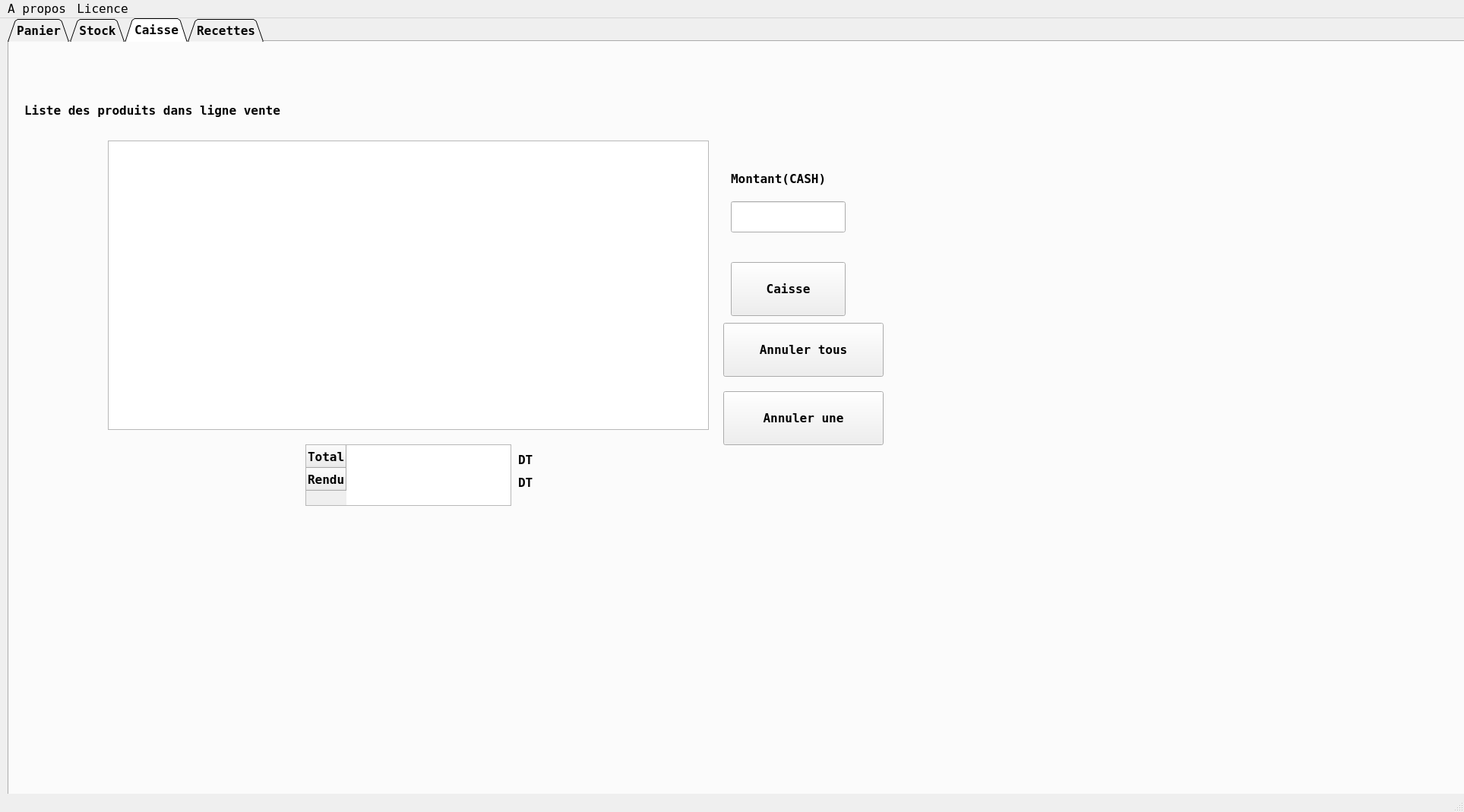
<?xml version="1.0" encoding="UTF-8"?>
<ui version="4.0">
 <class>gas</class>
 <widget class="QMainWindow" name="gas">
  <property name="geometry">
   <rect>
    <x>0</x>
    <y>0</y>
    <width>1927</width>
    <height>1069</height>
   </rect>
  </property>
  <property name="font">
   <font>
    <family>NSimSun</family>
    <pointsize>12</pointsize>
   </font>
  </property>
  <property name="windowTitle">
   <string>Gestion des Ventes Commerical</string>
  </property>
  <property name="windowIcon">
   <iconset>
    <normaloff>../gas.ico</normaloff>../gas.ico</iconset>
  </property>
  <property name="toolButtonStyle">
   <enum>Qt::ToolButtonIconOnly</enum>
  </property>
  <property name="tabShape">
   <enum>QTabWidget::Triangular</enum>
  </property>
  <widget class="QWidget" name="centralwidget">
   <widget class="QTabWidget" name="itemsGas">
    <property name="geometry">
     <rect>
      <x>10</x>
      <y>0</y>
      <width>1921</width>
      <height>1051</height>
     </rect>
    </property>
    <property name="font">
     <font>
      <pointsize>12</pointsize>
      <weight>75</weight>
      <bold>true</bold>
     </font>
    </property>
    <property name="autoFillBackground">
     <bool>false</bool>
    </property>
    <property name="styleSheet">
     <string notr="true"/>
    </property>
    <property name="inputMethodHints">
     <set>Qt::ImhLowercaseOnly</set>
    </property>
    <property name="tabShape">
     <enum>QTabWidget::Triangular</enum>
    </property>
    <property name="currentIndex">
     <number>2</number>
    </property>
    <property name="iconSize">
     <size>
      <width>32</width>
      <height>32</height>
     </size>
    </property>
    <property name="elideMode">
     <enum>Qt::ElideNone</enum>
    </property>
    <widget class="QWidget" name="prod">
     <attribute name="icon">
      <iconset>
       <normaloff>icons/shopping-cart.png</normaloff>icons/shopping-cart.png</iconset>
     </attribute>
     <attribute name="title">
      <string>Panier</string>
     </attribute>
     <widget class="QWidget" name="formLayoutWidget">
      <property name="geometry">
       <rect>
        <x>220</x>
        <y>40</y>
        <width>312</width>
        <height>71</height>
       </rect>
      </property>
      <layout class="QFormLayout" name="formLayout">
       <property name="horizontalSpacing">
        <number>10</number>
       </property>
       <property name="verticalSpacing">
        <number>10</number>
       </property>
       <property name="topMargin">
        <number>10</number>
       </property>
       <item row="0" column="1">
        <widget class="QLineEdit" name="rech">
         <property name="font">
          <font>
           <pointsize>12</pointsize>
           <weight>75</weight>
           <bold>true</bold>
          </font>
         </property>
         <property name="cursorPosition">
          <number>0</number>
         </property>
        </widget>
       </item>
       <item row="0" column="0">
        <widget class="QLabel" name="label">
         <property name="font">
          <font>
           <pointsize>14</pointsize>
           <weight>75</weight>
           <bold>true</bold>
          </font>
         </property>
         <property name="text">
          <string>Recherche</string>
         </property>
        </widget>
       </item>
      </layout>
     </widget>
     <widget class="QLabel" name="pllist">
      <property name="geometry">
       <rect>
        <x>10</x>
        <y>50</y>
        <width>241</width>
        <height>21</height>
       </rect>
      </property>
      <property name="font">
       <font>
        <pointsize>12</pointsize>
        <weight>75</weight>
        <bold>true</bold>
       </font>
      </property>
      <property name="text">
       <string>List des Produits</string>
      </property>
     </widget>
     <widget class="QTableWidget" name="stock">
      <property name="geometry">
       <rect>
        <x>20</x>
        <y>100</y>
        <width>1111</width>
        <height>531</height>
       </rect>
      </property>
      <property name="styleSheet">
       <string notr="true"/>
      </property>
      <property name="frameShape">
       <enum>QFrame::NoFrame</enum>
      </property>
      <property name="frameShadow">
       <enum>QFrame::Sunken</enum>
      </property>
      <property name="lineWidth">
       <number>7</number>
      </property>
      <property name="editTriggers">
       <set>QAbstractItemView::SelectedClicked</set>
      </property>
      <property name="selectionMode">
       <enum>QAbstractItemView::SingleSelection</enum>
      </property>
      <property name="selectionBehavior">
       <enum>QAbstractItemView::SelectRows</enum>
      </property>
      <attribute name="horizontalHeaderDefaultSectionSize">
       <number>217</number>
      </attribute>
      <column>
       <property name="text">
        <string>Nom</string>
       </property>
      </column>
      <column>
       <property name="text">
        <string>Description</string>
       </property>
      </column>
      <column>
       <property name="text">
        <string>Prix Unitaire</string>
       </property>
      </column>
      <column>
       <property name="text">
        <string>Quantité</string>
       </property>
      </column>
      <column>
       <property name="text">
        <string>Reference</string>
       </property>
      </column>
     </widget>
     <widget class="QPushButton" name="caisseAjoute">
      <property name="geometry">
       <rect>
        <x>780</x>
        <y>40</y>
        <width>311</width>
        <height>51</height>
       </rect>
      </property>
      <property name="text">
       <string>Ajouter a la caisse</string>
      </property>
      <property name="icon">
       <iconset>
        <normaloff>icons/add-to-cart.png</normaloff>icons/add-to-cart.png</iconset>
      </property>
      <property name="iconSize">
       <size>
        <width>32</width>
        <height>32</height>
       </size>
      </property>
      <property name="checkable">
       <bool>false</bool>
      </property>
     </widget>
     <widget class="QScrollArea" name="scrollArea_2">
      <property name="geometry">
       <rect>
        <x>1150</x>
        <y>120</y>
        <width>751</width>
        <height>851</height>
       </rect>
      </property>
      <property name="widgetResizable">
       <bool>true</bool>
      </property>
      <widget class="QWidget" name="scrollAreaWidgetContents_2">
       <property name="geometry">
        <rect>
         <x>0</x>
         <y>0</y>
         <width>749</width>
         <height>849</height>
        </rect>
       </property>
       <widget class="QWidget" name="gridLayoutWidget_2">
        <property name="geometry">
         <rect>
          <x>10</x>
          <y>10</y>
          <width>731</width>
          <height>831</height>
         </rect>
        </property>
        <layout class="QGridLayout" name="itemsemb"/>
       </widget>
      </widget>
     </widget>
     <widget class="QLabel" name="label_12">
      <property name="geometry">
       <rect>
        <x>1170</x>
        <y>40</y>
        <width>161</width>
        <height>51</height>
       </rect>
      </property>
      <property name="text">
       <string>Ajout Rapide</string>
      </property>
     </widget>
    </widget>
    <widget class="QWidget" name="admin">
     <attribute name="icon">
      <iconset>
       <normaloff>icons/loads.png</normaloff>icons/loads.png</iconset>
     </attribute>
     <attribute name="title">
      <string>Stock</string>
     </attribute>
     <widget class="QWidget" name="gridLayoutWidget">
      <property name="geometry">
       <rect>
        <x>10</x>
        <y>20</y>
        <width>1741</width>
        <height>171</height>
       </rect>
      </property>
      <layout class="QGridLayout" name="gridLayout">
       <item row="0" column="1">
        <widget class="QPushButton" name="modifier">
         <property name="text">
          <string>Modifier un produit</string>
         </property>
         <property name="icon">
          <iconset>
           <normaloff>icons/edit.png</normaloff>icons/edit.png</iconset>
         </property>
         <property name="iconSize">
          <size>
           <width>32</width>
           <height>32</height>
          </size>
         </property>
        </widget>
       </item>
       <item row="0" column="2">
        <widget class="QPushButton" name="supprime">
         <property name="text">
          <string>Supprimer un produit</string>
         </property>
         <property name="icon">
          <iconset>
           <normaloff>icons/delete.png</normaloff>icons/delete.png</iconset>
         </property>
         <property name="iconSize">
          <size>
           <width>32</width>
           <height>32</height>
          </size>
         </property>
        </widget>
       </item>
       <item row="0" column="0">
        <widget class="QPushButton" name="ajoute">
         <property name="text">
          <string>Ajouter un produit</string>
         </property>
         <property name="icon">
          <iconset>
           <normaloff>icons/add-product.png</normaloff>icons/add-product.png</iconset>
         </property>
         <property name="iconSize">
          <size>
           <width>32</width>
           <height>32</height>
          </size>
         </property>
        </widget>
       </item>
       <item row="0" column="4">
        <widget class="QPushButton" name="ajoutmasse">
         <property name="text">
          <string>Ajouter des produits avec un fichier .csv</string>
         </property>
         <property name="icon">
          <iconset>
           <normaloff>icons/add.png</normaloff>icons/add.png</iconset>
         </property>
         <property name="iconSize">
          <size>
           <width>32</width>
           <height>32</height>
          </size>
         </property>
        </widget>
       </item>
       <item row="0" column="3">
        <widget class="QPushButton" name="deleteall">
         <property name="text">
          <string>Supprimer tous les produits</string>
         </property>
         <property name="icon">
          <iconset>
           <normaloff>icons/icons8-delete-all-48.png</normaloff>icons/icons8-delete-all-48.png</iconset>
         </property>
         <property name="iconSize">
          <size>
           <width>32</width>
           <height>32</height>
          </size>
         </property>
        </widget>
       </item>
      </layout>
     </widget>
     <widget class="QWidget" name="formLayoutWidget_2">
      <property name="geometry">
       <rect>
        <x>10</x>
        <y>200</y>
        <width>421</width>
        <height>51</height>
       </rect>
      </property>
      <layout class="QFormLayout" name="formLayout_2">
       <property name="horizontalSpacing">
        <number>10</number>
       </property>
       <property name="verticalSpacing">
        <number>10</number>
       </property>
       <property name="topMargin">
        <number>10</number>
       </property>
       <item row="0" column="0">
        <widget class="QLabel" name="label_2">
         <property name="font">
          <font>
           <pointsize>14</pointsize>
           <weight>75</weight>
           <bold>true</bold>
          </font>
         </property>
         <property name="text">
          <string>Recherche</string>
         </property>
        </widget>
       </item>
       <item row="0" column="1">
        <widget class="QLineEdit" name="rech2">
         <property name="font">
          <font>
           <pointsize>12</pointsize>
           <weight>75</weight>
           <bold>true</bold>
          </font>
         </property>
        </widget>
       </item>
      </layout>
     </widget>
     <widget class="QTableWidget" name="stockadm">
      <property name="geometry">
       <rect>
        <x>10</x>
        <y>260</y>
        <width>1091</width>
        <height>691</height>
       </rect>
      </property>
      <property name="frameShape">
       <enum>QFrame::NoFrame</enum>
      </property>
      <property name="frameShadow">
       <enum>QFrame::Sunken</enum>
      </property>
      <property name="lineWidth">
       <number>7</number>
      </property>
      <property name="editTriggers">
       <set>QAbstractItemView::SelectedClicked</set>
      </property>
      <property name="selectionMode">
       <enum>QAbstractItemView::SingleSelection</enum>
      </property>
      <property name="selectionBehavior">
       <enum>QAbstractItemView::SelectRows</enum>
      </property>
      <attribute name="horizontalHeaderDefaultSectionSize">
       <number>217</number>
      </attribute>
      <column>
       <property name="text">
        <string>Nom</string>
       </property>
      </column>
      <column>
       <property name="text">
        <string>Description</string>
       </property>
      </column>
      <column>
       <property name="text">
        <string>Prix Unitaire</string>
       </property>
      </column>
      <column>
       <property name="text">
        <string>Quantité</string>
       </property>
      </column>
      <column>
       <property name="text">
        <string>Reference</string>
       </property>
      </column>
     </widget>
     <widget class="QWidget" name="formLayoutWidget_4">
      <property name="geometry">
       <rect>
        <x>440</x>
        <y>210</y>
        <width>211</width>
        <height>41</height>
       </rect>
      </property>
      <layout class="QFormLayout" name="formLayout_4">
       <item row="0" column="0">
        <widget class="QLabel" name="label_13">
         <property name="text">
          <string>Quantité &gt;=</string>
         </property>
        </widget>
       </item>
       <item row="0" column="1">
        <widget class="QLineEdit" name="quantitefiltre"/>
       </item>
      </layout>
     </widget>
     <widget class="QWidget" name="formLayoutWidget_5">
      <property name="geometry">
       <rect>
        <x>650</x>
        <y>210</y>
        <width>206</width>
        <height>41</height>
       </rect>
      </property>
      <layout class="QFormLayout" name="formLayout_5">
       <item row="0" column="0">
        <widget class="QLabel" name="label_14">
         <property name="text">
          <string>Reference</string>
         </property>
        </widget>
       </item>
       <item row="0" column="1">
        <widget class="QLineEdit" name="reffiltre"/>
       </item>
      </layout>
     </widget>
     <widget class="QWidget" name="gridLayoutWidget_3">
      <property name="geometry">
       <rect>
        <x>860</x>
        <y>200</y>
        <width>406</width>
        <height>58</height>
       </rect>
      </property>
      <layout class="QGridLayout" name="gridLayout_2">
       <item row="1" column="1">
        <widget class="QCheckBox" name="prixcroitfiltre">
         <property name="text">
          <string>Croissant</string>
         </property>
        </widget>
       </item>
       <item row="1" column="0">
        <widget class="QLabel" name="label_15">
         <property name="text">
          <string>Prix</string>
         </property>
        </widget>
       </item>
       <item row="1" column="2">
        <widget class="QCheckBox" name="prixdecroitfiltre">
         <property name="text">
          <string>Decroissant</string>
         </property>
        </widget>
       </item>
      </layout>
     </widget>
     <widget class="QWidget" name="gridLayoutWidget_4">
      <property name="geometry">
       <rect>
        <x>1290</x>
        <y>200</y>
        <width>458</width>
        <height>61</height>
       </rect>
      </property>
      <layout class="QGridLayout" name="gridLayout_3">
       <item row="1" column="1">
        <widget class="QCheckBox" name="quantitecroit">
         <property name="text">
          <string>Croissant</string>
         </property>
        </widget>
       </item>
       <item row="1" column="2">
        <widget class="QCheckBox" name="quantitedecroit">
         <property name="text">
          <string>Decroissant</string>
         </property>
        </widget>
       </item>
       <item row="1" column="0">
        <widget class="QLabel" name="label_16">
         <property name="text">
          <string>Quantité</string>
         </property>
        </widget>
       </item>
      </layout>
     </widget>
     <widget class="QLabel" name="ti">
      <property name="geometry">
       <rect>
        <x>1140</x>
        <y>290</y>
        <width>511</width>
        <height>27</height>
       </rect>
      </property>
      <property name="text">
       <string>.</string>
      </property>
     </widget>
    </widget>
    <widget class="QWidget" name="caisse">
     <attribute name="icon">
      <iconset>
       <normaloff>icons/cash-register.png</normaloff>icons/cash-register.png</iconset>
     </attribute>
     <attribute name="title">
      <string>Caisse</string>
     </attribute>
     <widget class="QListWidget" name="caisseache">
      <property name="geometry">
       <rect>
        <x>130</x>
        <y>130</y>
        <width>791</width>
        <height>381</height>
       </rect>
      </property>
      <property name="editTriggers">
       <set>QAbstractItemView::SelectedClicked</set>
      </property>
      <property name="selectionBehavior">
       <enum>QAbstractItemView::SelectRows</enum>
      </property>
     </widget>
     <widget class="QLabel" name="label_3">
      <property name="geometry">
       <rect>
        <x>20</x>
        <y>70</y>
        <width>481</width>
        <height>41</height>
       </rect>
      </property>
      <property name="text">
       <string>Liste des produits dans ligne vente</string>
      </property>
     </widget>
     <widget class="QTableWidget" name="receipt">
      <property name="geometry">
       <rect>
        <x>390</x>
        <y>530</y>
        <width>271</width>
        <height>81</height>
       </rect>
      </property>
      <row>
       <property name="text">
        <string>Total</string>
       </property>
      </row>
      <row>
       <property name="text">
        <string>Rendu</string>
       </property>
      </row>
     </widget>
     <widget class="QLineEdit" name="montant">
      <property name="geometry">
       <rect>
        <x>950</x>
        <y>210</y>
        <width>151</width>
        <height>41</height>
       </rect>
      </property>
     </widget>
     <widget class="QLabel" name="label_4">
      <property name="geometry">
       <rect>
        <x>950</x>
        <y>160</y>
        <width>171</width>
        <height>41</height>
       </rect>
      </property>
      <property name="text">
       <string>Montant(CASH)</string>
      </property>
     </widget>
     <widget class="QPushButton" name="checkout">
      <property name="geometry">
       <rect>
        <x>950</x>
        <y>290</y>
        <width>151</width>
        <height>71</height>
       </rect>
      </property>
      <property name="styleSheet">
       <string notr="true"/>
      </property>
      <property name="text">
       <string>Caisse</string>
      </property>
      <property name="icon">
       <iconset>
        <normaloff>icons/bill.png</normaloff>icons/bill.png</iconset>
      </property>
      <property name="iconSize">
       <size>
        <width>32</width>
        <height>32</height>
       </size>
      </property>
     </widget>
     <widget class="QLabel" name="label_5">
      <property name="geometry">
       <rect>
        <x>670</x>
        <y>540</y>
        <width>55</width>
        <height>21</height>
       </rect>
      </property>
      <property name="text">
       <string>DT</string>
      </property>
     </widget>
     <widget class="QLabel" name="label_6">
      <property name="geometry">
       <rect>
        <x>670</x>
        <y>570</y>
        <width>55</width>
        <height>21</height>
       </rect>
      </property>
      <property name="text">
       <string>DT</string>
      </property>
     </widget>
     <widget class="QPushButton" name="cancel_all">
      <property name="geometry">
       <rect>
        <x>940</x>
        <y>370</y>
        <width>211</width>
        <height>71</height>
       </rect>
      </property>
      <property name="text">
       <string>Annuler tous</string>
      </property>
      <property name="icon">
       <iconset>
        <normaloff>icons/cancel-all.png</normaloff>icons/cancel-all.png</iconset>
      </property>
      <property name="iconSize">
       <size>
        <width>32</width>
        <height>32</height>
       </size>
      </property>
     </widget>
     <widget class="QPushButton" name="cancel_one">
      <property name="geometry">
       <rect>
        <x>940</x>
        <y>460</y>
        <width>211</width>
        <height>71</height>
       </rect>
      </property>
      <property name="text">
       <string>Annuler une</string>
      </property>
      <property name="icon">
       <iconset>
        <normaloff>icons/cancel.png</normaloff>icons/cancel.png</iconset>
      </property>
      <property name="iconSize">
       <size>
        <width>32</width>
        <height>32</height>
       </size>
      </property>
     </widget>
     <widget class="QLabel" name="label_9">
      <property name="geometry">
       <rect>
        <x>320</x>
        <y>530</y>
        <width>161</width>
        <height>61</height>
       </rect>
      </property>
      <property name="text">
       <string/>
      </property>
      <property name="pixmap">
       <pixmap>icons/icons8-money-64.png</pixmap>
      </property>
     </widget>
     <widget class="QLabel" name="label_10">
      <property name="geometry">
       <rect>
        <x>1110</x>
        <y>200</y>
        <width>91</width>
        <height>61</height>
       </rect>
      </property>
      <property name="text">
       <string/>
      </property>
      <property name="pixmap">
       <pixmap>icons/icons8-dolar-64.png</pixmap>
      </property>
     </widget>
    </widget>
    <widget class="QWidget" name="recette">
     <attribute name="icon">
      <iconset>
       <normaloff>icons/shopping-cart.png</normaloff>icons/shopping-cart.png</iconset>
     </attribute>
     <attribute name="title">
      <string>Recettes</string>
     </attribute>
     <widget class="QWidget" name="formLayoutWidget_3">
      <property name="geometry">
       <rect>
        <x>100</x>
        <y>30</y>
        <width>401</width>
        <height>91</height>
       </rect>
      </property>
      <layout class="QFormLayout" name="formLayout_3">
       <property name="horizontalSpacing">
        <number>10</number>
       </property>
       <property name="verticalSpacing">
        <number>10</number>
       </property>
       <property name="topMargin">
        <number>10</number>
       </property>
       <item row="1" column="0">
        <widget class="QLabel" name="label_7">
         <property name="font">
          <font>
           <pointsize>14</pointsize>
           <weight>75</weight>
           <bold>true</bold>
          </font>
         </property>
         <property name="text">
          <string/>
         </property>
        </widget>
       </item>
       <item row="0" column="0">
        <widget class="QLabel" name="label_8">
         <property name="text">
          <string>Recherche</string>
         </property>
        </widget>
       </item>
       <item row="0" column="1">
        <widget class="QLineEdit" name="rech_rec">
         <property name="font">
          <font>
           <pointsize>12</pointsize>
           <weight>75</weight>
           <bold>true</bold>
          </font>
         </property>
        </widget>
       </item>
      </layout>
     </widget>
     <widget class="QScrollArea" name="scrollArea">
      <property name="geometry">
       <rect>
        <x>40</x>
        <y>100</y>
        <width>461</width>
        <height>521</height>
       </rect>
      </property>
      <property name="widgetResizable">
       <bool>true</bool>
      </property>
      <widget class="QWidget" name="scrollAreaWidgetContents">
       <property name="geometry">
        <rect>
         <x>0</x>
         <y>0</y>
         <width>459</width>
         <height>519</height>
        </rect>
       </property>
       <widget class="QListWidget" name="listrec">
        <property name="geometry">
         <rect>
          <x>0</x>
          <y>0</y>
          <width>461</width>
          <height>521</height>
         </rect>
        </property>
        <property name="autoScrollMargin">
         <number>30</number>
        </property>
        <property name="verticalScrollMode">
         <enum>QAbstractItemView::ScrollPerPixel</enum>
        </property>
        <property name="horizontalScrollMode">
         <enum>QAbstractItemView::ScrollPerPixel</enum>
        </property>
        <property name="movement">
         <enum>QListView::Free</enum>
        </property>
        <property name="resizeMode">
         <enum>QListView::Adjust</enum>
        </property>
       </widget>
      </widget>
     </widget>
     <widget class="QListWidget" name="dataRec">
      <property name="enabled">
       <bool>false</bool>
      </property>
      <property name="geometry">
       <rect>
        <x>590</x>
        <y>160</y>
        <width>651</width>
        <height>71</height>
       </rect>
      </property>
      <property name="autoScrollMargin">
       <number>30</number>
      </property>
     </widget>
     <widget class="QLabel" name="fdate">
      <property name="geometry">
       <rect>
        <x>720</x>
        <y>20</y>
        <width>411</width>
        <height>31</height>
       </rect>
      </property>
      <property name="text">
       <string>.</string>
      </property>
     </widget>
     <widget class="QLabel" name="label_11">
      <property name="geometry">
       <rect>
        <x>530</x>
        <y>170</y>
        <width>51</width>
        <height>61</height>
       </rect>
      </property>
      <property name="text">
       <string/>
      </property>
      <property name="pixmap">
       <pixmap>icons/icons8-total-sales-50.png</pixmap>
      </property>
     </widget>
    </widget>
   </widget>
  </widget>
  <widget class="QMenuBar" name="menubar">
   <property name="geometry">
    <rect>
     <x>0</x>
     <y>0</y>
     <width>1927</width>
     <height>26</height>
    </rect>
   </property>
   <widget class="QMenu" name="menuHelp">
    <property name="title">
     <string>A propos</string>
    </property>
   </widget>
   <widget class="QMenu" name="menuLicence">
    <property name="title">
     <string>Licence</string>
    </property>
    <addaction name="separator"/>
   </widget>
   <addaction name="menuHelp"/>
   <addaction name="menuLicence"/>
  </widget>
  <widget class="QStatusBar" name="statusbar"/>
 </widget>
 <resources/>
 <connections/>
</ui>
